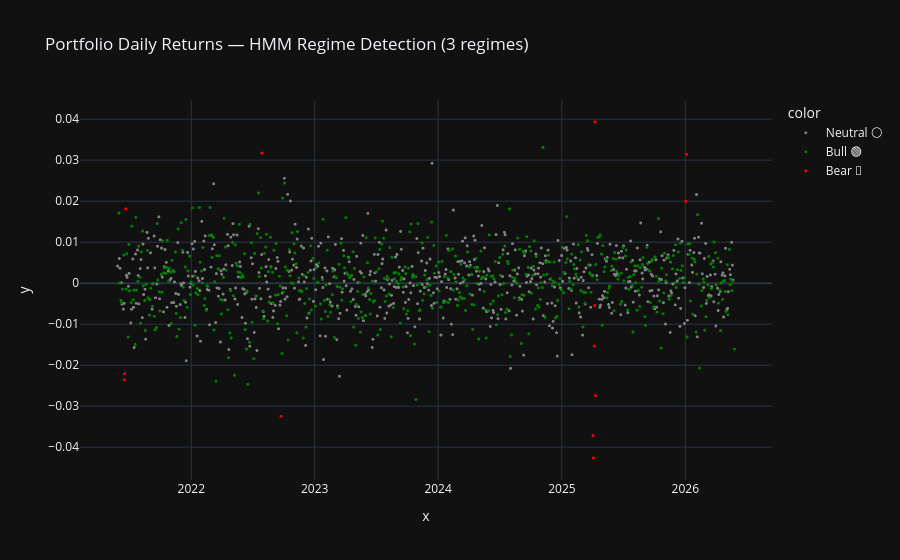

Write notebook code for a chart like this one.
### Markdown cell above
### 2d · Portfolio Regime Detection (HMM)

### Code cell
from hmmlearn.hmm import GaussianHMM

if RANDOM_SEED is not None:
    np.random.seed(RANDOM_SEED)

r_arr   = portfolio_rets.values.reshape(-1, 1)
hmm     = GaussianHMM(n_components=HMM_N_REGIMES, covariance_type='full',
                      n_iter=HMM_N_ITER, random_state=RANDOM_SEED)
hmm.fit(r_arr)
regimes = hmm.predict(r_arr)
ranking = sorted(range(HMM_N_REGIMES), key=lambda i: hmm.means_[i][0])

regime_name_map = {}
for pos, state in enumerate(ranking):
    if pos == 0:
        regime_name_map[state] = 'Bear 🔴'
    elif pos == len(ranking) - 1:
        regime_name_map[state] = 'Bull 🟢'
    else:
        regime_name_map[state] = 'Neutral ⚪'

regime_labels = pd.Series([regime_name_map[r] for r in regimes], index=portfolio_rets.index)

fig = px.scatter(x=portfolio_rets.index, y=portfolio_rets, color=regime_labels,
                 color_discrete_map={'Bear 🔴':'red','Neutral ⚪':'grey','Bull 🟢':'green'},
                 title=f'Portfolio Daily Returns — HMM Regime Detection ({HMM_N_REGIMES} regimes)',
                 template='plotly_dark')
fig.update_traces(marker_size=3)
fig.show()

current_regime = regime_labels.iloc[-1]
print(f'Current regime: {current_regime}')

print('\n📊 Regime summary:')
for name in ['Bull 🟢', 'Neutral ⚪', 'Bear 🔴']:
    mask = regime_labels == name
    if mask.any():
        r = portfolio_rets[mask]
        print(f'  {name:15}  {mask.mean():.1%} of days  '
              f'| mean ret {r.mean()*252:>+.1%}/yr  '
              f'| vol {r.std()*np.sqrt(252):.1%}/yr')

### Figure 1 — Plotly figure (JSON) as saved in the notebook; plotly's stock layout.template omitted (floating-point values rounded to 4 significant figures; data arrays with more than 128 entries replaced by an {"elided": "..."} marker saying what was removed)
{"data": [{"hovertemplate": "color=Neutral ⚪<br>x=%{x}<br>y=%{y}<extra></extra>", "legendgroup": "Neutral ⚪", "marker": {"color": "grey", "size": 3, "symbol": "circle"}, "mode": "markers", "name": "Neutral ⚪", "showlegend": true, "type": "scattergl", "x": {"elided": "620 str values"}, "xaxis": "x", "y": {"elided": "620 float values"}, "yaxis": "y"}, {"hovertemplate": "color=Bull 🟢<br>x=%{x}<br>y=%{y}<extra></extra>", "legendgroup": "Bull 🟢", "marker": {"color": "green", "size": 3, "symbol": "circle"}, "mode": "markers", "name": "Bull 🟢", "showlegend": true, "type": "scattergl", "x": {"elided": "620 str values"}, "xaxis": "x", "y": {"elided": "620 float values"}, "yaxis": "y"}, {"hovertemplate": "color=Bear 🔴<br>x=%{x}<br>y=%{y}<extra></extra>", "legendgroup": "Bear 🔴", "marker": {"color": "red", "size": 3, "symbol": "circle"}, "mode": "markers", "name": "Bear 🔴", "showlegend": true, "type": "scattergl", "x": ["2021-06-17T04:00:00", "2021-06-18T04:00:00", "2021-06-21T04:00:00", "2022-07-29T04:00:00", "2022-09-23T04:00:00", "2025-04-03T04:00:00", "2025-04-04T04:00:00", "2025-04-07T04:00:00", "2025-04-08T04:00:00", "2025-04-09T04:00:00", "2025-04-10T04:00:00", "2026-01-02T05:00:00", "2026-01-05T05:00:00"], "xaxis": "x", "y": [-0.02356, -0.02207, 0.01811, 0.03174, -0.03248, -0.03719, -0.04265, -0.01536, -0.005445, 0.03932, -0.02742, 0.01995, 0.03144], "yaxis": "y"}], "layout": {"legend": {"title": {"text": "color"}, "tracegroupgap": 0}, "title": {"text": "Portfolio Daily Returns — HMM Regime Detection (3 regimes)"}, "xaxis": {"anchor": "y", "domain": [0, 1], "title": {"text": "x"}}, "yaxis": {"anchor": "x", "domain": [0, 1], "title": {"text": "y"}}}}
